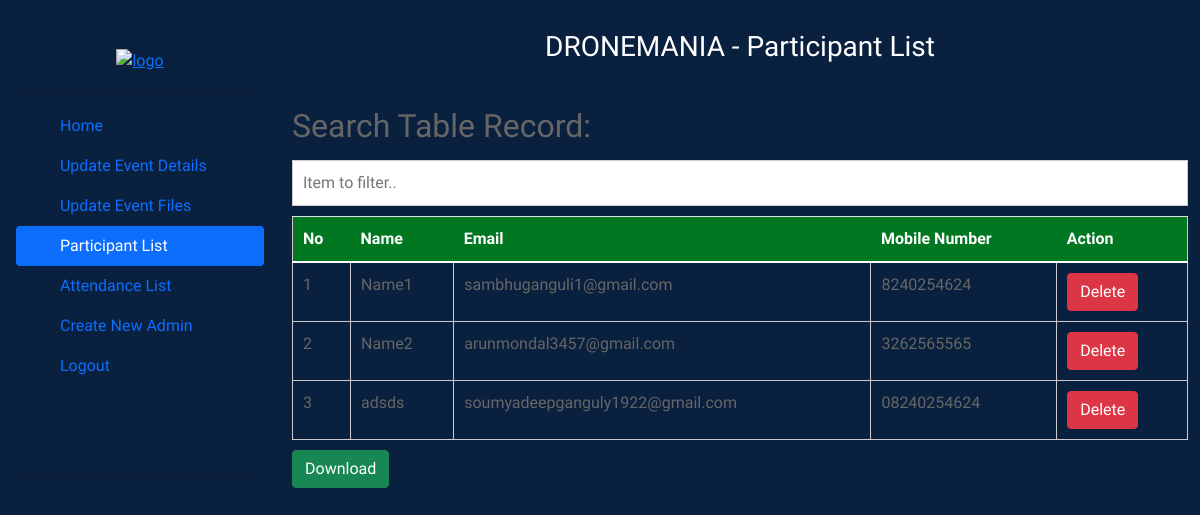
The app's page /admin/admin-participat-list.php (signed in) with its own data.
### tables this page shows
CREATE TABLE `participant` (
  `p_email` varchar(100) NOT NULL,
  `p_name` varchar(20) NOT NULL,
  `mobile` varchar(15) NOT NULL,
  `qr_image` varchar(50) NOT NULL,
  `attendance` int(1) NOT NULL DEFAULT 0,
  `entry_time` time NOT NULL,
  `event_id` varchar(10) NOT NULL,
  `department` varchar(100) DEFAULT NULL,
  `collage` varchar(100) DEFAULT NULL
);

### admin/admin-participat-list.php (the view, shortened to what this page needs)
<?php
include "../database/db_conn.php";
?>
<!DOCTYPE html>
<html lang="en">
<head>
    <link rel="stylesheet" href="https://maxcdn.bootstrapcdn.com/bootstrap/4.0.0/css/bootstrap.min.css"
 />
    <link rel="stylesheet" href="https://use.fontawesome.com/releases/v5.3.1/css/all.css"
 />
    <link href="//maxcdn.bootstrapcdn.com/bootstrap/4.0.0/css/bootstrap.min.css" rel="stylesheet" id="bootstrap-css" />
    <link href="https://cdn.jsdelivr.net/npm/bootstrap@5.0.2/dist/css/bootstrap.min.css" rel="stylesheet">
    <link rel="stylesheet" href="https://cdn.jsdelivr.net/npm/bootstrap-icons@1.5.0/font/bootstrap-icons.css">
    <link rel="stylesheet" href="./css/admin.css">
</head>
<body>
    <div class="d-flex flex-row">
        <div id="sidenav" class=" flex-column flex-shrink-0 p-3 bg-body-tertiary "
            style="width: 280px; ">
            <a href="admin.php"
                class="d-flex align-items-center mb-3 mb-md-0 me-md-auto link-body-emphasis text-decoration-none">
                <svg class="bi pe-none me-2" width="40" height="32">
                    <use xlink:href="#bootstrap"></use>
                </svg>
                <a href="../index.php" class="" style="margin-left: auto; margin-right: auto;"><img style="height:80px;" src="../../assets/logo.png" alt="logo" ></a>
            </a>
            <hr>
            <ul class="nav nav-pills flex-column mb-auto">
                <li class="nav-item">
                    <a href="admin.php" class="nav-link " aria-current="page">
                        <svg class="bi pe-none me-2" width="16" height="16">
                            <use xlink:href="#home"></use>
                        </svg>
                        Home
                    </a>
                </li>
                <li>
                    <a href="admin-event-details-update.php" class="nav-link  link-body-emphasis">
                        <svg class="bi pe-none me-2" width="16" height="16">
                            <use xlink:href="#speedometer2"></use>
                        </svg>
                        Update Event Details
                    </a>
                </li>
                <li>
                    <a href="admin-event-files-update.php" class="nav-link  link-body-emphasis">
                        <svg class="bi pe-none me-2" width="16" height="16">
                            <use xlink:href="#table"></use>
                        </svg>
                        Update Event Files
                    </a>
                </li>
                <li>
                    <a href="admin-participat-list.php" class="nav-link active link-body-emphasis">
                        <svg class="bi pe-none me-2" width="16" height="16">
                            <use xlink:href="#grid"></use>
                        </svg>
                        Participant List
                    </a>
                </li>
                <li>
                    <a href="admin-attandence-list.php" class="nav-link link-body-emphasis">
                        <svg class="bi pe-none me-2" width="16" height="16">
                            <use xlink:href="#people-circle"></use>
                        </svg>
                        Attendance List
                    </a>
                </li>
                <li>
                    <a href="admin-create-admin.php" class="nav-link link-body-emphasis">
                        <svg class="bi pe-none me-2" width="16" height="16">
                            <use xlink:href="#people-circle"></use>
                        </svg>
                        Create New Admin
                    </a>
                </li>
                <li>
                    <a onclick="javascript:return confirm('Are You Want to Logout');"
                        href="../signup-login/logout.php"  type="button"
                        class="nav-link link-body-emphasis ">
                        <svg class="bi pe-none me-2" width="16" height="16">
                            <use xlink:href="#people-circle"></use>
                        </svg>
                        Logout
                    </a>
                </li>
            </ul>
            <hr>
        </div>
    <?php
    if (isset($_SESSION['event_id']) && isset($_SESSION['a_email']) && isset($_SESSION['event_name']) && isset($_SESSION['organizer'])) {
        $event_id = $_SESSION['event_id'];
        $event_name=$_SESSION['event_name'];
        ?>
    <div class="container">
        <div style="padding-bottom: 20px;" id="admin-heading">
            <h3><?php echo $event_name; ?> - Participant List</h3>
        </div>
        <h2 class="cd-title">Search Table Record:</h2>
        <input type="text" class="cd-search table-filter" data-table="order-table" placeholder="Item to filter.." />
        <div id="participant-list" class="participant-list">
            <?php
                $sql = "SELECT * FROM participant WHERE event_id='{$event_id}'";
                $result = $conn->query($sql);
                $row_count = 1;
                if ($result->num_rows > 0) {
                    echo "
                         <table class='cd-table order-table table'>
                             <thead>
                                 <tr>
                                     <th>No</th>
                                     <th>Name</th>
                                     <th>Email</th>
                                     <th>Mobile Number</th>
                                     <th>Action</th>
                                 </tr>
                             </thead>
                             <tbody>
                     ";
                    while ($row = $result->fetch_assoc()) {
                        echo "<tr><td>" . "$row_count" . "</td><td>" . $row["p_name"] . "</td><td>" . $row["p_email"] . "</td><td>" . $row["mobile"] . "</td>";
                        $row_count++;
                ?>
            <td> <a class="btn btn-danger"
                    href="../delete/delete-participant.php?event_id=<?php echo $row['event_id'] ?>&p_email=<?php echo $row['p_email'] ?>">Delete</a>
            </td>
            </tr>
            <?php
                    }
                } else {
                    echo  "<div style=\" padding: 10px; display:flex; margin: auto; align-items: center; border-radius: 10px; font-size: medium; font-weight: lighter;\" id=\"pre\" class=\"w-25 container info text-center bg-info\"> <p class=\"text-danger\" style=\"margin: auto;\" >No Registered Participants</p></div>";
                }
                ?>
            </tbody>
            </table>
            <form style="display: inline-block;" method="post" action="../export/export-participant.php">
                <input class="btn btn-success" type="submit" name="export" value="Download">
            </form>
            <br>
            <br>
        </div>
    </div>
</div>
</body>
</html>
<?php
    } else {
        header("location:../signup-login/login.php");
    }
?>

### admin/css/admin.css (style rules this page uses)
* { margin: 0%; padding: 0%; box-sizing: border-box; font-family: "Capriola", sans-serif; }
body { background-color: #09203f; }
#admin-heading { padding-top: 30px; text-align: center; color: white; }

### admin/admin-participat-list.php (style rules this page uses)
#sidenav { display: none; }
@media (min-width: 730px) { #sidenav { display: flex; } }
.cd-table { width: 100%; color: #666; margin: 10px auto; border-collapse: collapse; }
.cd-table tr, .cd-table td { border: 1px solid #ccc; padding: 10px; }
.cd-table th { background: #017721; color: #fff; padding: 10px; }
.cd-search { padding: 10px; border: 1px solid #ccc; width: 100%; box-sizing: border-box; }
.cd-title { color: #666; margin: 15px 0; }

### records on screen
participant: p_name "Name1", p_email "sambhuganguli1@gmail.com", mobile "8240254624"
participant: p_name "Name2", p_email "arunmondal3457@gmail.com", mobile "3262565565"
participant: p_name "adsds", p_email "soumyadeepganguly1922@gmail.com", mobile "08240254624"

### other values on screen
$event_name "DRONEMANIA"
